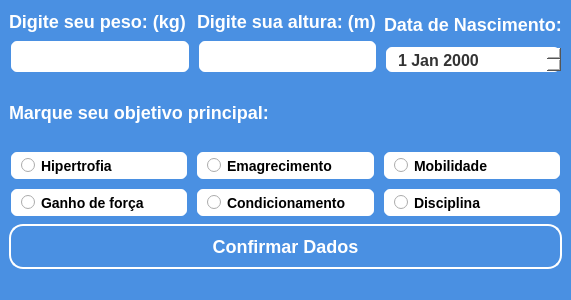
<?xml version="1.0" encoding="UTF-8"?>
<ui version="4.0">
 <class>janela_adiciona_edicao</class>
 <widget class="QMainWindow" name="janela_adiciona_edicao">
  <property name="geometry">
   <rect>
    <x>0</x>
    <y>0</y>
    <width>571</width>
    <height>300</height>
   </rect>
  </property>
  <property name="windowTitle">
   <string>MainWindow</string>
  </property>
  <property name="styleSheet">
   <string notr="true">*{
	background-color: #4A90E2;
}

QLabel{
	font-family: &quot;Segoe UI&quot;;
	font-weight: bold;
	font-size: 18px;
    color: #fff;
}

QLineEdit{
    background: #ffffff;
    border: 2px solid #4A90E2;
    border-radius: 8px;
    padding: 5px 10px;

    font-family: &quot;Segoe UI&quot;;
    font-weight: bold;
    font-size: 16px;
    color: #333333;
}

QLineEdit:focus{
    border-color: #53A3FF;
    background: #E6F7FF; 
}

QLineEdit:disabled {
    background: #f0f0f0;
    border: 2px solid #cccccc;
    color: #999999;
}

QRadioButton {
    background: #ffffff;
    border: 2px solid #4A90E2;
    border-radius: 8px;
    padding: 5px 10px;

    font-family: &quot;Segoe UI&quot;;
    font-weight: bold;
    font-size: 14px;
    color: #000000;
}

QRadioButton:checked {
    background: #4A90E2; 	/* Fundo azul quando selecionado */
    border-color: #53A3FF; 	/* Borda com azul mais claro */
    color: #FFFFFF;					 /* Texto branco */
}

QRadioButton:hover {
    border-color: #53A3FF;	 /* Borda azul claro ao passar o mouse */
    background: #E6F7FF;		 /* Fundo azul claro */
    color: #1D08FF;					 /* Texto branco */
}

QPushButton{
    background: #4A90E2;
    border: 2px solid #fff;
    border-radius: 14px;
    padding: 10px 20px;

	font-family: &quot;Segoe UI&quot;;
	font-weight: bold;
	font-size: 18px;
    color: #fff;
}

QPushButton:hover{
    background: #53A3FF;
    border: 2px solid #fff;
    border-radius: 12px;
    padding: 10px 20px;
}

QDateEdit {
    background: #ffffff;
    border: 2px solid #4A90E2;
    border-radius: 8px;
    padding: 5px 10px;

    font-family: &quot;Segoe UI&quot;;
    font-weight: bold;
    font-size: 16px;
    color: #333333;
}

QDateEdit:focus {
    border-color: #53A3FF;
    background: #E6F7FF;
}

QDateEdit::drop-down {
    border: none;
    width: 20px;
    background: #4A90E2;
    border-top-right-radius: 8px;
    border-bottom-right-radius: 8px;
}

QDateEdit::drop-down:hover {
    background: #53A3FF;
}

QDateEdit:disabled {
    background: #f0f0f0;
    border: 2px solid #cccccc;
    color: #999999;
}

QDateEdit::down-arrow {
    width: 10px;
    height: 10px;
}</string>
  </property>
  <widget class="QWidget" name="centralwidget">
   <layout class="QVBoxLayout" name="verticalLayout_4">
    <item>
     <layout class="QHBoxLayout" name="horizontalLayout">
      <item>
       <layout class="QVBoxLayout" name="verticalLayout">
        <item>
         <widget class="QLabel" name="_txt_peso">
          <property name="text">
           <string>Digite seu peso: (kg)</string>
          </property>
         </widget>
        </item>
        <item>
         <widget class="QLineEdit" name="_line_peso">
          <property name="cursor">
           <cursorShape>IBeamCursor</cursorShape>
          </property>
          <property name="text">
           <string/>
          </property>
         </widget>
        </item>
       </layout>
      </item>
      <item>
       <layout class="QVBoxLayout" name="verticalLayout_2">
        <item>
         <widget class="QLabel" name="_txt_altura">
          <property name="text">
           <string>Digite sua altura: (m)</string>
          </property>
         </widget>
        </item>
        <item>
         <widget class="QLineEdit" name="_line_altura"/>
        </item>
       </layout>
      </item>
      <item>
       <layout class="QVBoxLayout" name="verticalLayout_3">
        <item>
         <widget class="QLabel" name="_txt_datanascimento">
          <property name="text">
           <string>Data de Nascimento:</string>
          </property>
         </widget>
        </item>
        <item>
         <widget class="QDateEdit" name="_date_nascimento">
          <property name="sizePolicy">
           <sizepolicy hsizetype="Minimum" vsizetype="Ignored">
            <horstretch>0</horstretch>
            <verstretch>0</verstretch>
           </sizepolicy>
          </property>
         </widget>
        </item>
       </layout>
      </item>
     </layout>
    </item>
    <item>
     <widget class="QLabel" name="_txt_objetivo">
      <property name="text">
       <string>Marque seu objetivo principal:</string>
      </property>
     </widget>
    </item>
    <item>
     <layout class="QHBoxLayout" name="horizontalLayout_2">
      <item>
       <widget class="QRadioButton" name="_rad_hipertrofia">
        <property name="cursor">
         <cursorShape>PointingHandCursor</cursorShape>
        </property>
        <property name="text">
         <string>Hipertrofia</string>
        </property>
       </widget>
      </item>
      <item>
       <widget class="QRadioButton" name="_rad_emagrecimento">
        <property name="cursor">
         <cursorShape>PointingHandCursor</cursorShape>
        </property>
        <property name="text">
         <string>Emagrecimento</string>
        </property>
       </widget>
      </item>
      <item>
       <widget class="QRadioButton" name="_rad_mobilidade">
        <property name="cursor">
         <cursorShape>PointingHandCursor</cursorShape>
        </property>
        <property name="text">
         <string>Mobilidade</string>
        </property>
       </widget>
      </item>
     </layout>
    </item>
    <item>
     <layout class="QHBoxLayout" name="horizontalLayout_3">
      <item>
       <widget class="QRadioButton" name="_rad_ganhoforca">
        <property name="cursor">
         <cursorShape>PointingHandCursor</cursorShape>
        </property>
        <property name="text">
         <string>Ganho de força</string>
        </property>
       </widget>
      </item>
      <item>
       <widget class="QRadioButton" name="_rad_condicionamento">
        <property name="cursor">
         <cursorShape>PointingHandCursor</cursorShape>
        </property>
        <property name="text">
         <string>Condicionamento</string>
        </property>
       </widget>
      </item>
      <item>
       <widget class="QRadioButton" name="_rad_disciplina">
        <property name="cursor">
         <cursorShape>PointingHandCursor</cursorShape>
        </property>
        <property name="text">
         <string>Disciplina</string>
        </property>
       </widget>
      </item>
     </layout>
    </item>
    <item>
     <widget class="QPushButton" name="_btn_confirma">
      <property name="cursor">
       <cursorShape>PointingHandCursor</cursorShape>
      </property>
      <property name="text">
       <string>Confirmar Dados</string>
      </property>
     </widget>
    </item>
   </layout>
  </widget>
  <widget class="QMenuBar" name="menubar">
   <property name="geometry">
    <rect>
     <x>0</x>
     <y>0</y>
     <width>571</width>
     <height>21</height>
    </rect>
   </property>
  </widget>
  <widget class="QStatusBar" name="statusbar"/>
 </widget>
 <resources/>
 <connections/>
</ui>
